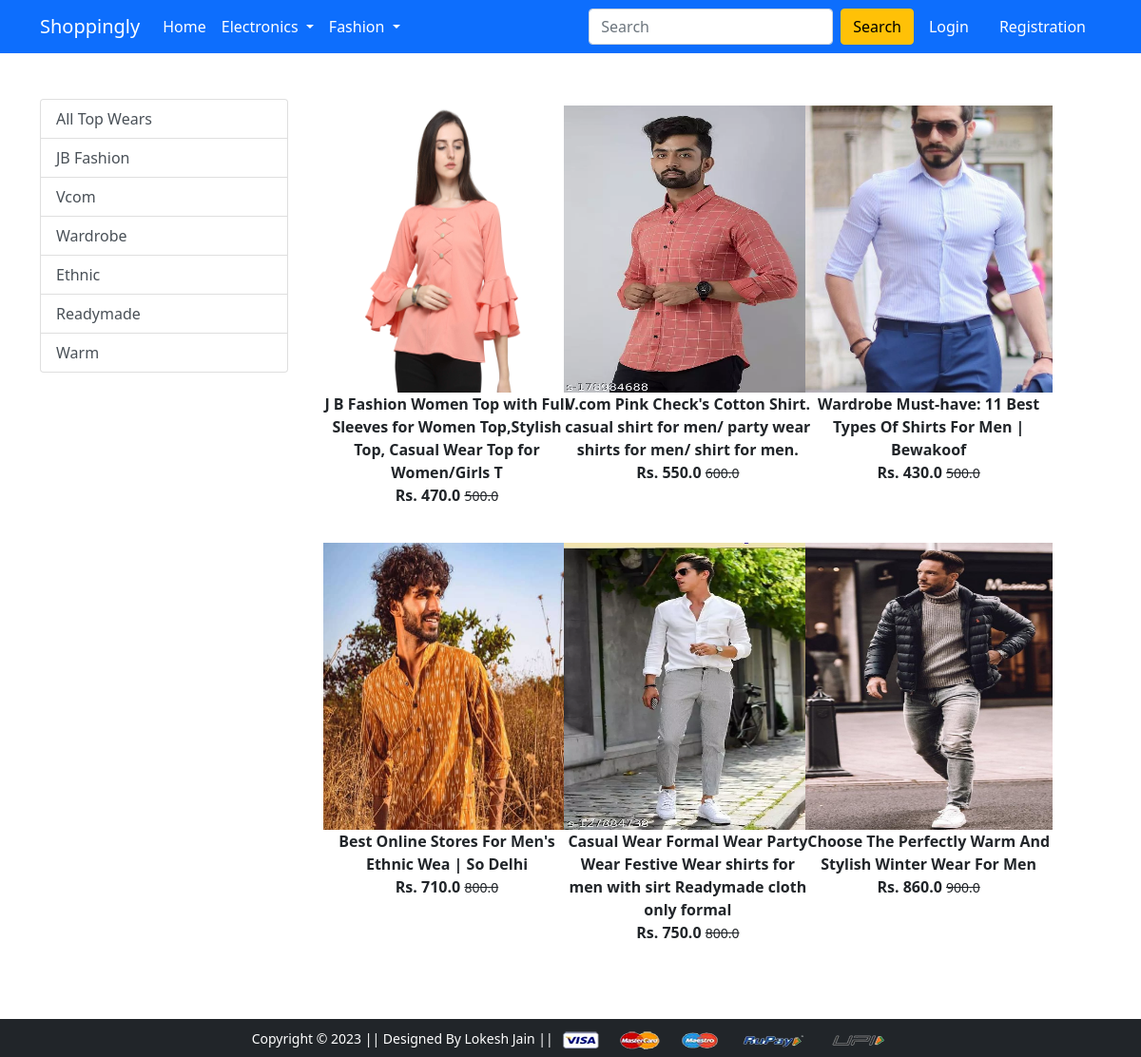
The page /top_wear/ on the database its author committed.
### app/models.py (models this page shows, shortened)
class Product(models.Model):
    tittle = models.CharField(max_length=100)
    selling_price = models.FloatField()
    discount_price = models.FloatField()
    description = models.TextField()
    brand = models.CharField(max_length=100)
    category = models.CharField(choices=CATEGORY_CHOICES, max_length=2)
    product_image = models.ImageField(upload_to='productimg')

### app/views.py (the view)
# urls.py: path('top_wear/', top_wear, name='top_wear'),
def top_wear(request, data=None):
    if data is None:
        top_wears = Product.objects.filter(category='TW')
    elif data == 'jbfashion':
        top_wears = Product.objects.filter(category='TW').filter(brand=data)
    elif data == 'vcom':
        top_wears = Product.objects.filter(category='TW').filter(brand=data)
    elif data == 'wardrobe':
        top_wears = Product.objects.filter(category='TW').filter(brand=data)
    elif data == 'ethnic':
        top_wears = Product.objects.filter(category='TW').filter(brand=data)
    elif data == 'readymade':
        top_wears = Product.objects.filter(category='TW').filter(brand=data)
    elif data == 'warm':
        top_wears = Product.objects.filter(category='TW').filter(brand=data)
    return render(request, 'app/top_wear.html', {'top_wears': top_wears})

### app/templates/app/top_wear.html (shortened to what this page needs)
{% extends 'app/base.html' %}
{% load static %}
{% block main-content %}
<div class="container my-5">
 <div class="row">
  <div class="col-sm-3">
   <div class="list-group">
    <a href="{% url 'top_wear' %}" class="list-group-item list-group-item-action" aria-current="true">All Top Wears</a>
    <a href="{% url 'top_wear_data' 'jbfashion' %}" class="list-group-item list-group-item-action" aria-current="true">JB Fashion </a>
    <a href="{% url 'top_wear_data' 'vcom' %}" class="list-group-item list-group-item-action" aria-current="true">Vcom</a>
    <a href="{% url 'top_wear_data' 'wardrobe' %}" class="list-group-item list-group-item-action" aria-current="true">Wardrobe </a>
    <a href="{% url 'top_wear_data' 'ethnic' %}" class="list-group-item list-group-item-action" aria-current="true">Ethnic</a>
    <a href="{% url 'top_wear_data' 'readymade' %}" class="list-group-item list-group-item-action" aria-current="true">Readymade</a>
    <a href="{% url 'top_wear_data' 'warm' %}" class="list-group-item list-group-item-action" aria-current="true">Warm</a>
   </div>
  </div>
  <div class="col-sm-8">
   <div class="row">
    {% for product in top_wears %}
    <div class="col-sm-4 tet-center mb-4">
     <a href="{% url 'product-detail' product.id %}" class="btn">
      <div class="item">
       <img src="{{product.product_image.url}}" alt="" height="300" class="" style="width: 260px; height: 302px;">
       <div class="fw-bold">{{product.tittle}}</div>
       <div class="fw-bold">Rs. {{product.discount_price}}
        <small class="fw-light text-decoration-line-through">{{product.selling_price}}</small></div>
      </div>
     </a>
    </div>
       {% endfor %}
   </div>
  </div>
 </div>
</div>
{% endblock main-content %}

### app/templates/app/base.html (shortened to what this page needs)
<!doctype html>
{% load static %}
<html lang="en">
  <head>
    <link href="https://cdn.jsdelivr.net/npm/bootstrap@5.0.0-beta1/dist/css/bootstrap.min.css" rel="stylesheet">
    <link rel="stylesheet" href="{% static 'app/css/owl.carousel.min.css' %}">
    <link rel="stylesheet" href="{% static 'app/css/all.min.css' %}">
    <link rel="stylesheet" href="{% static 'app/css/style.css' %}">
  </head>
  <body>
    <nav class="navbar navbar-expand-lg navbar-dark bg-primary">
     <div class="container">
       <a class="navbar-brand" href="/">Shoppingly</a>
       <div class="collapse navbar-collapse" id="navbarSupportedContent">
         <ul class="navbar-nav me-auto mb-2 mb-lg-0">
           <li class="nav-item">
             <a class="nav-link active" aria-current="page" href="/">Home</a>
           </li>
           <li class="nav-item dropdown">
             <a class="nav-link dropdown-toggle text-white" href="#" id="electronicsDropdown" role="button" data-bs-toggle="dropdown" aria-expanded="false">
               Electronics
             </a>
           </li>
           <li class="nav-item dropdown">
             <a class="nav-link dropdown-toggle text-white" href="#" id="fashionDropdown" role="button" data-bs-toggle="dropdown" aria-expanded="false">
               Fashion
             </a>
           </li>
         </ul>
         <form method="get" class="d-flex" action="/search/">
           <input class="form-control me-2" type="search" placeholder="Search" aria-label="Search" name="tittle" id="tittle">
           <button class="btn btn-warning" type="submit">Search</button>
         </form>
         <div>
          <ul class="navbar-nav me-auto mb-2 mb-lg-0">
              {% if request.user.is_authenticated %}
           <li class="nav-item dropdown mx-2">
              <a class="nav-link dropdown-toggle text-white" href="#" id="profileDropdown" role="button" data-bs-toggle="dropdown" aria-expanded="false">
                {{request.user.username|capfirst}}
              </a>
              <ul class="dropdown-menu" aria-labelledby="profileDropdown">
                <li><a class="dropdown-item" href="{% url 'profile' %}">Profile</a></li>
                <li><a class="dropdown-item" href="{% url 'orders' %}">Orders</a></li>
                <li><a class="dropdown-item" href="{% url 'passwordchange' %}">Change Password</a></li>
                <li><a class="dropdown-item" href="{% url 'logout' %}">Logout</a></li>
              </ul>
            </li>
            <li class="nav-item mx-2">
             <a href="{% url 'showcart' %}" class="nav-link text-white"> Cart </a>
            </li>
            <li class="nav-item mx-2">
             <a href="{% url 'wishlist' %}" class="nav-link text-white"> Wishlist </a>
            </li>
              {% else %}
            <li class="nav-item mx-2">
             <a href="{% url 'login' %}" class="nav-link text-white">Login</a>
            </li>
            <li class="nav-item mx-2">
             <a href="{% url 'customerregistration' %}" class="nav-link text-white">Registration</a>
            </li>
              {% endif %}
          </ul>
         </div>
       </div>
     </div>
    </nav>
    {% block main-content %} {% endblock main-content %}
    <footer class="container-fluid bg-dark text-center p-2 mt-5">
        <small class="text-white">Copyright &copy; 2023 || Designed By Lokesh Jain || </small>
        <img src="{% static 'app/images/payment.png' %}" alt="" srcset="" class="img-fluid" height="2px">
    </footer>
  </body>
</html>

### rows shown on the page
Product: product_image (picture), tittle "J B Fashion Women Top with Full Sleeves for Women Top,Stylish Top, Casual Wear Top for Women/Girls T", discount_price "470.0", selling_price "500.0"
Product: product_image (picture), tittle "V.com Pink Check's Cotton Shirt. casual shirt for men/ party wear shirts for men/ shirt for men.", discount_price "550.0", selling_price "600.0"
Product: product_image (picture), tittle "Wardrobe Must-have: 11 Best Types Of Shirts For Men | Bewakoof", discount_price "430.0", selling_price "500.0"
Product: product_image (picture), tittle "Best Online Stores For Men's Ethnic Wea | So Delhi", discount_price "710.0", selling_price "800.0"
Product: product_image (picture), tittle "Casual Wear Formal Wear Party Wear Festive Wear shirts for men with sirt Readymade cloth only formal", discount_price "750.0", selling_price "800.0"
Product: product_image (picture), tittle "Choose The Perfectly Warm And Stylish Winter Wear For Men", discount_price "860.0", selling_price "900.0"
